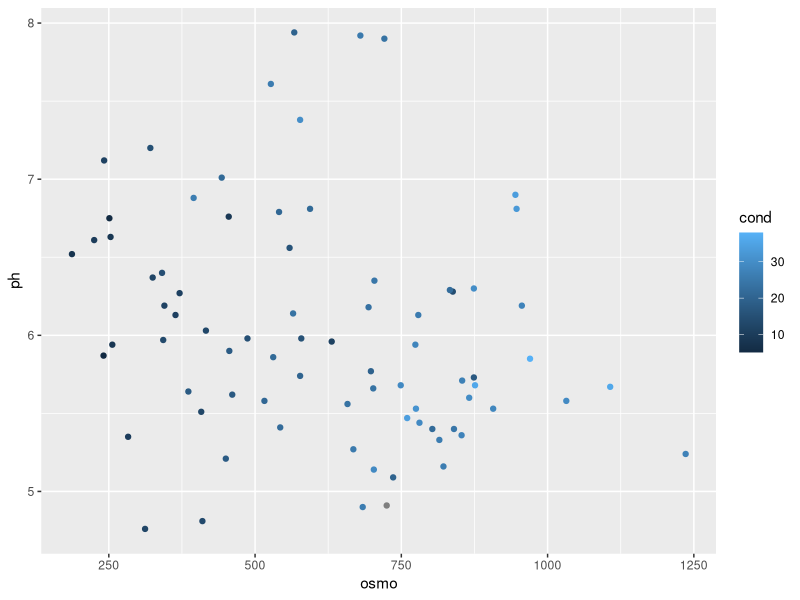
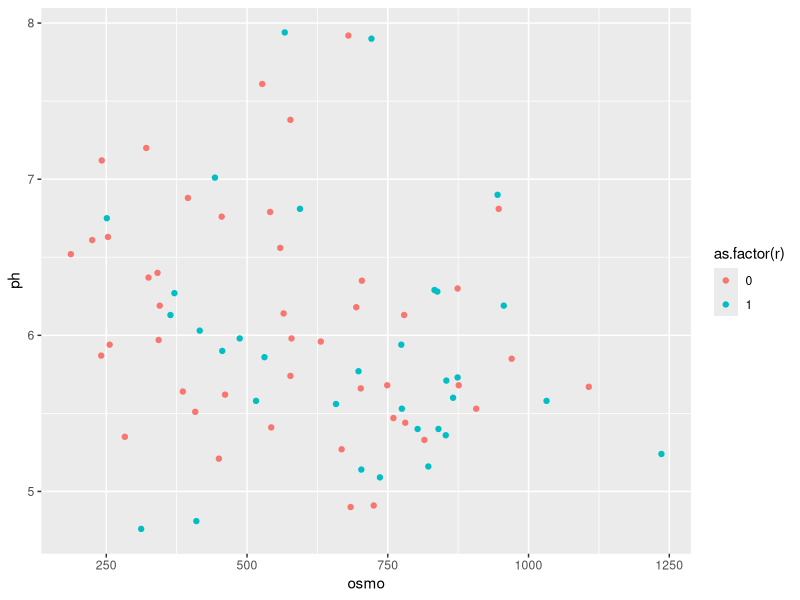
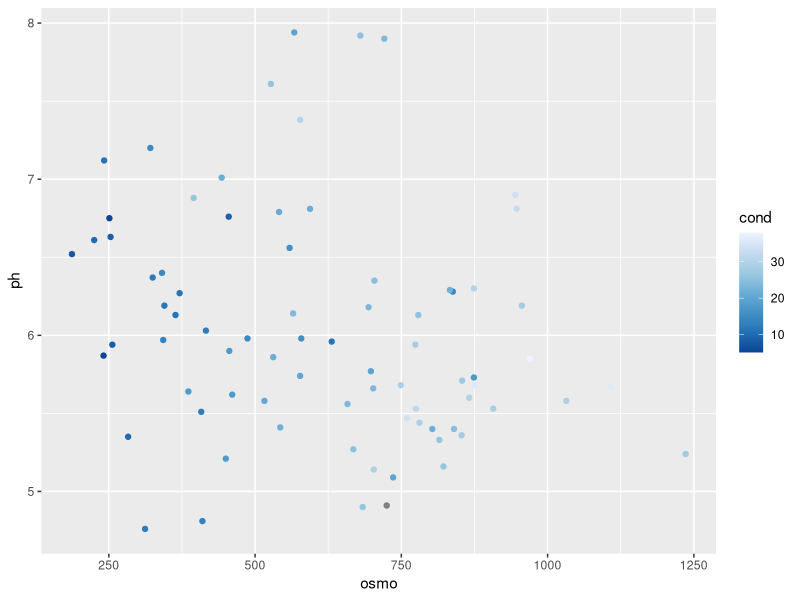
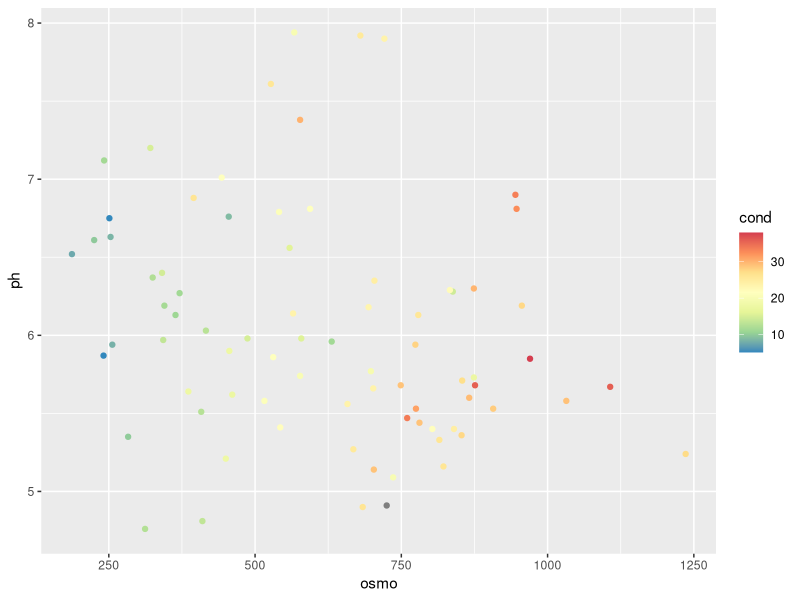
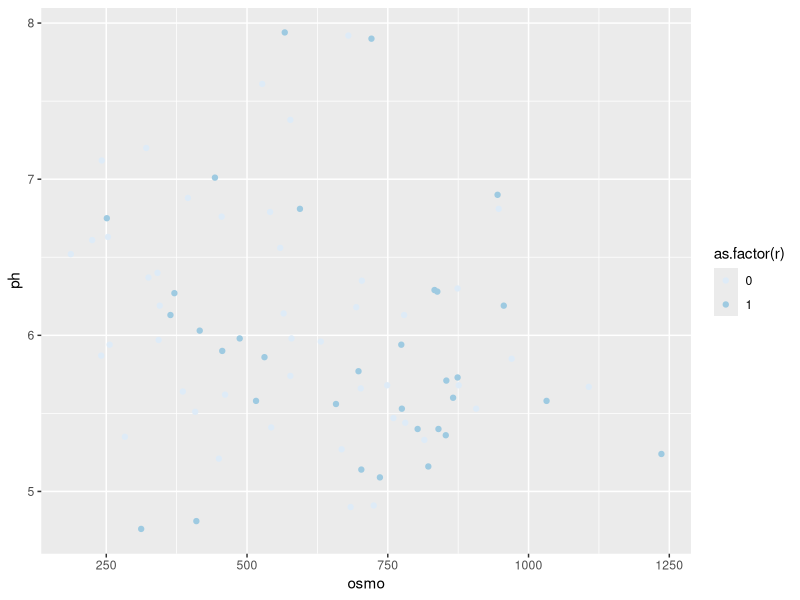
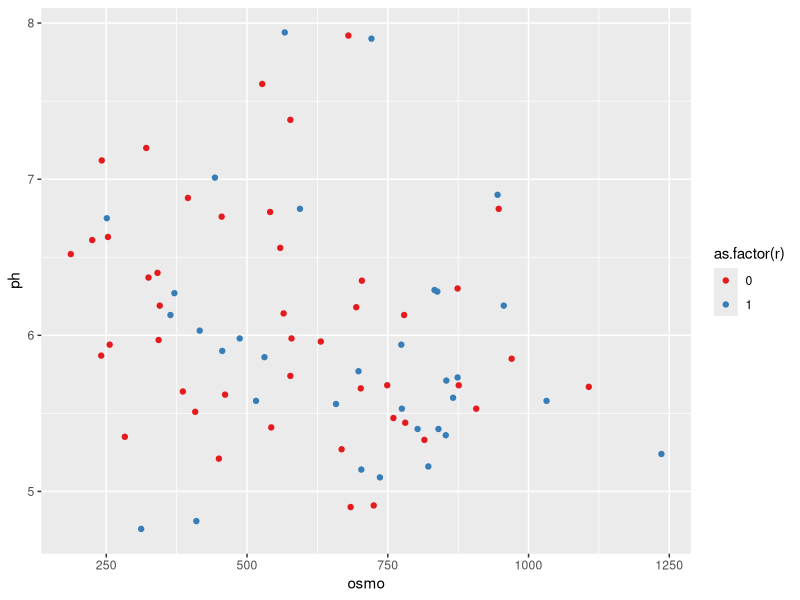
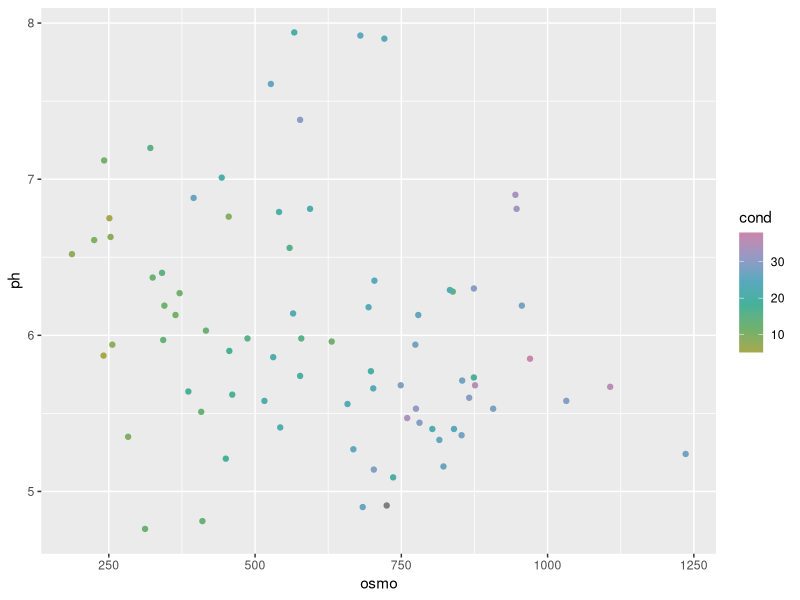
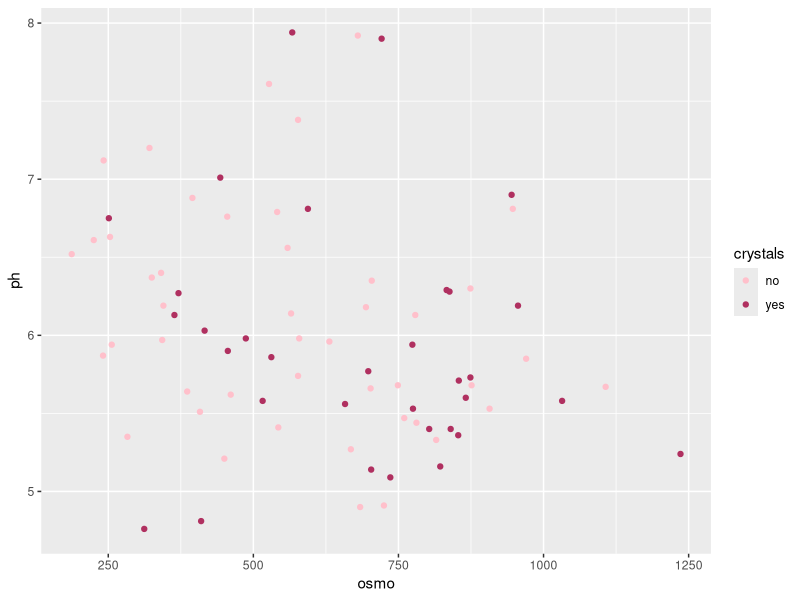

The R source for these figures, in order:
## ---- chunk 1
knitr::opts_chunk$set(
  comment = "R>", 
  warning = FALSE, 
  message = FALSE
)
## ---- chunk 2
# Load libraries
library(tidyverse)
library(boot)

# Load data
urine <- boot::urine

# Look at help file for more info
# ?urine

# Create a quick scatterplot
ggplot(data = urine, aes(x = osmo, y = ph)) +
  geom_point(aes(colour = cond))
## ---- chunk 3
ggplot(data = urine, aes(x = osmo, y = ph)) +
  geom_point(aes(colour = as.factor(r)))
## ---- chunk 4
# The continuous colour scale figure
ggplot(data = urine, aes(x = osmo, y = ph)) +
  geom_point(aes(colour = cond)) +
  scale_colour_distiller() # Change the continuous variable colour palette
## ---- chunk 5
ggplot(data = urine, aes(x = osmo, y = ph)) +
  geom_point(aes(colour = cond)) +
  scale_colour_distiller(palette = "Spectral")
## ---- chunk 6
ggplot(data = urine, aes(x = osmo, y = ph)) +
  geom_point(aes(colour = as.factor(r))) +
  scale_colour_brewer() # This is the different function
## ---- chunk 7
ggplot(data = urine, aes(x = osmo, y = ph)) +
  geom_point(aes(colour = as.factor(r))) +
  scale_colour_brewer(palette = "Set1") # Here I used "Set1", but use what you like
## ---- chunk 8
ggplot(data = urine, aes(x = osmo, y = ph)) +
  geom_point(aes(colour = cond)) +
  scale_colour_gradientn(colours = c("#A5A94D", "#6FB16F", "#45B19B",
                                    "#59A9BE", "#9699C4", "#CA86AD"))
## ---- chunk 9
ggplot(data = urine, aes(x = osmo, y = ph)) +
  geom_point(aes(colour = as.factor(r))) +
  scale_colour_manual(values = c("pink", "maroon"), # How to use custom palette
                     labels = c("no", "yes")) + # How to change the legend text
  labs(colour = "crystals") # How to change the legend title
